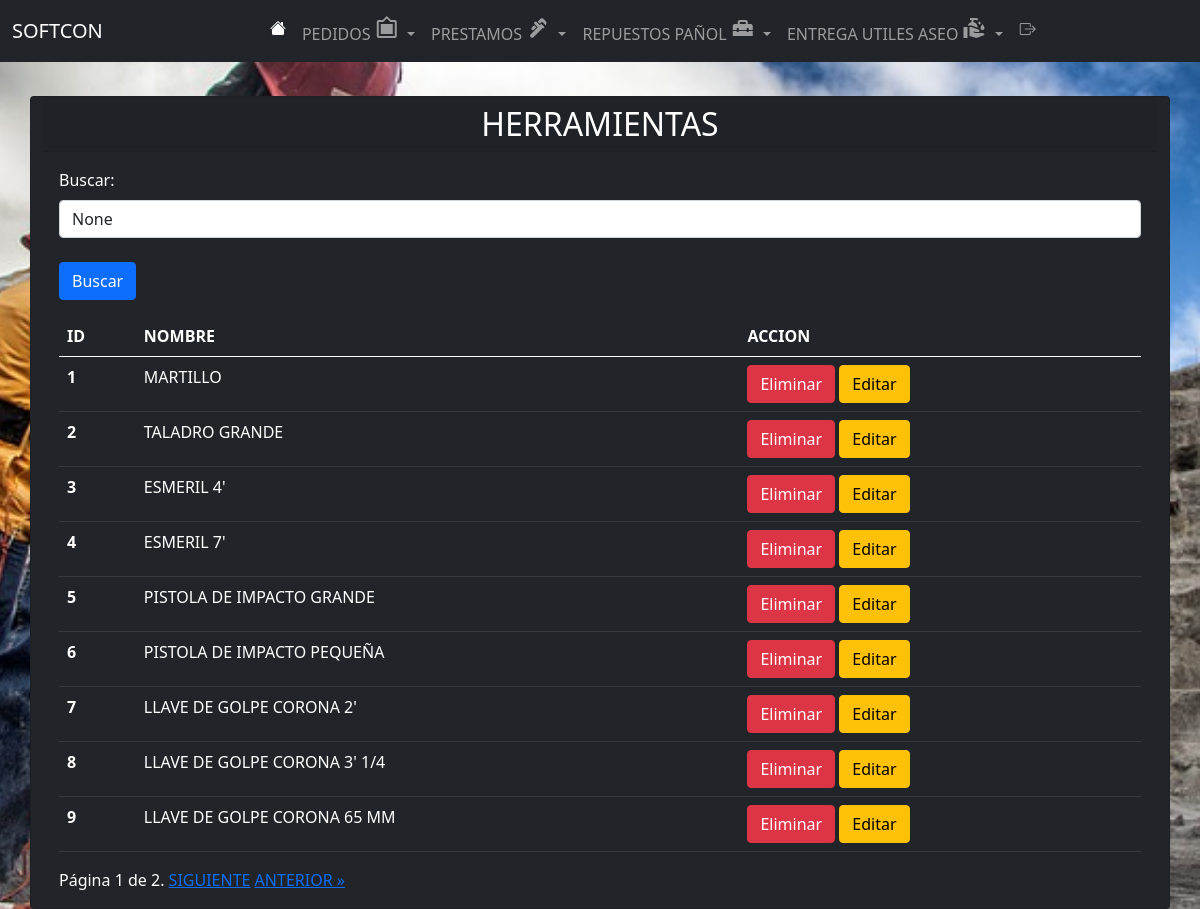
Page /lista_Herramienta/ (signed in) on the committed database.
### app/models.py (models this page shows, shortened)
class Herramienta(models.Model):
    nombre = models.CharField(max_length=100)

### app/views.py (the view)
# urls.py: path('lista_Herramienta/', lista_Herramienta, name='lista_Herramienta'),
@login_required
def lista_Herramienta(request):
    herramientas_list = Herramienta.objects.order_by('id').all()
    search_term = request.GET.get('buscar')
    if search_term:
        herramientas_list = herramientas_list.filter(Q(nombre__icontains=search_term))
    paginator = Paginator(herramientas_list, 9)
    page = request.GET.get('page')
    try:
        herramientas = paginator.page(page)
    except PageNotAnInteger:
        herramientas = paginator.page(1)
    except EmptyPage:
        herramientas = paginator.page(paginator.num_pages)
    return render(request, 'app/lista_Herramienta.html', {'herramientas': herramientas, 'search_term': search_term})

### app/templates/app/lista_Herramienta.html (shortened to what this page needs)
{% extends 'app/base.html' %}
{% block content %}
<br><br><br><br>
  <div class="container">
    <div class="row justify-content-center">
      <div class="card bg-dark text-white">
        <h2 class="card-header text-center">HERRAMIENTAS</h2>
        <div class="card-body">
          <div class="mb-3">
            <form method="GET" action="{% url 'lista_Herramienta' %}">
                <label for="buscar" class="form-label">Buscar:</label>
                <input type="text" class="form-control" id="buscar" name="buscar" placeholder="Escribe para buscar..."
                    value="{{ search_term }}">
                    <br>
                <button type="submit" class="btn btn-primary">Buscar</button>
            </form>
          </div>
          <table class="table mx-auto table-dark" >
            <thead>
              <tr>
                <th scope="col">ID</th>
                <th scope="col">NOMBRE</th>
                <th scope="col">ACCION</th>
              </tr>
            </thead>
            <tbody>
              {% for herramienta in herramientas %}
                <tr>
                  <th scope="row">{{ herramienta.id }}</th>
                  <td>{{ herramienta.nombre }}</td>
                  <td><a href="{% url 'eliminar_herramienta' herramienta.id %}" class="btn btn-danger">Eliminar</a>
                      <a href="{% url 'editar_herramienta' herramienta.id %}" class="btn btn-warning">Editar</a>
                  </td>
                </tr>
              {% endfor %}
            </tbody>
          </table>
          <div class="pagination">
            <span class="step-links">
                <span class="current">
                    Página {{ herramientas.number }} de {{ herramientas.paginator.num_pages }}.
                </span>
                {% if herramientas.has_next %}
                    <a href="?page={{ herramientas.next_page_number }}{% if search_term %}&buscar={{ search_term }}{% endif %}">SIGUIENTE</a>
                    <a href="?page={{ herramientas.paginator.num_pages }}{% if search_term %}&buscar={{ search_term }}{% endif %}">ANTERIOR &raquo;</a>
                {% endif %}
            </span>
          </div>
        </div>
      </div>
    </div>
  </div>
{% endblock %}

### rows in the picture
Herramienta: id "1", nombre "MARTILLO"
Herramienta: id "2", nombre "TALADRO GRANDE"
Herramienta: id "3", nombre "ESMERIL 4'"
Herramienta: id "4", nombre "ESMERIL 7'"
Herramienta: id "5", nombre "PISTOLA DE IMPACTO GRANDE"
Herramienta: id "6", nombre "PISTOLA DE IMPACTO PEQUEÑA"
Herramienta: id "7", nombre "LLAVE DE GOLPE CORONA 2'"
Herramienta: id "8", nombre "LLAVE DE GOLPE CORONA 3' 1/4"
Herramienta: id "9", nombre "LLAVE DE GOLPE CORONA 65 MM"

### other values in the picture
{{ herramientas.number }} "1"
{{ herramientas.paginator.num_pages }} "2"
